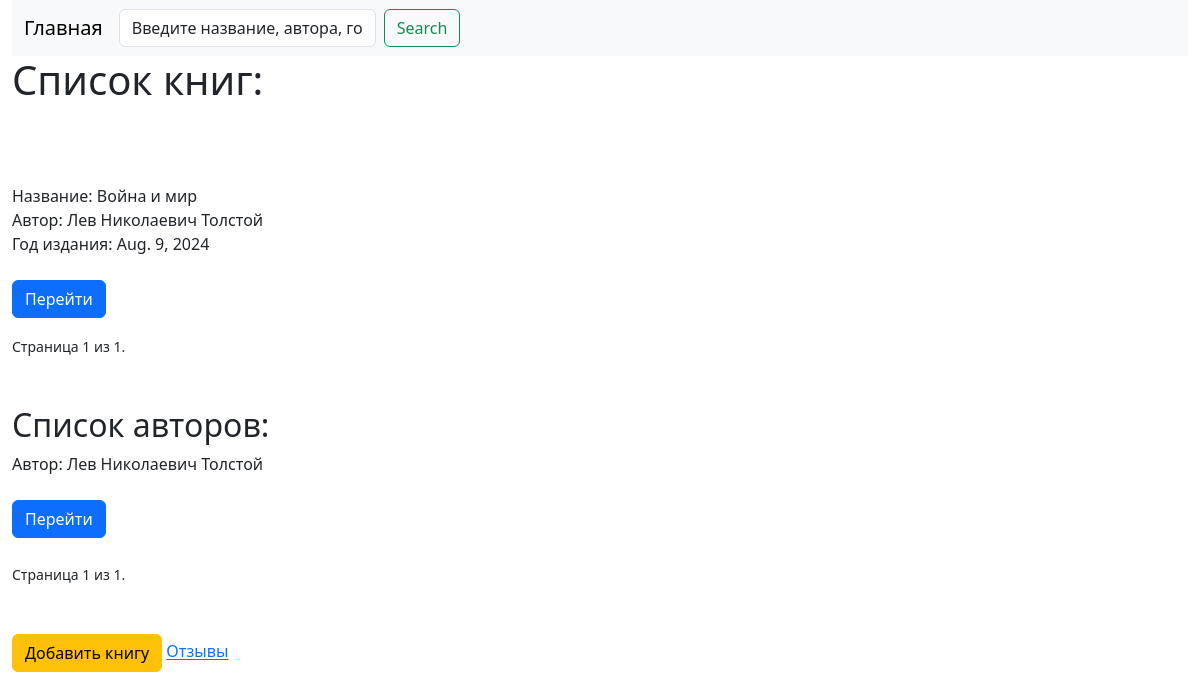
The app's page /, older data.
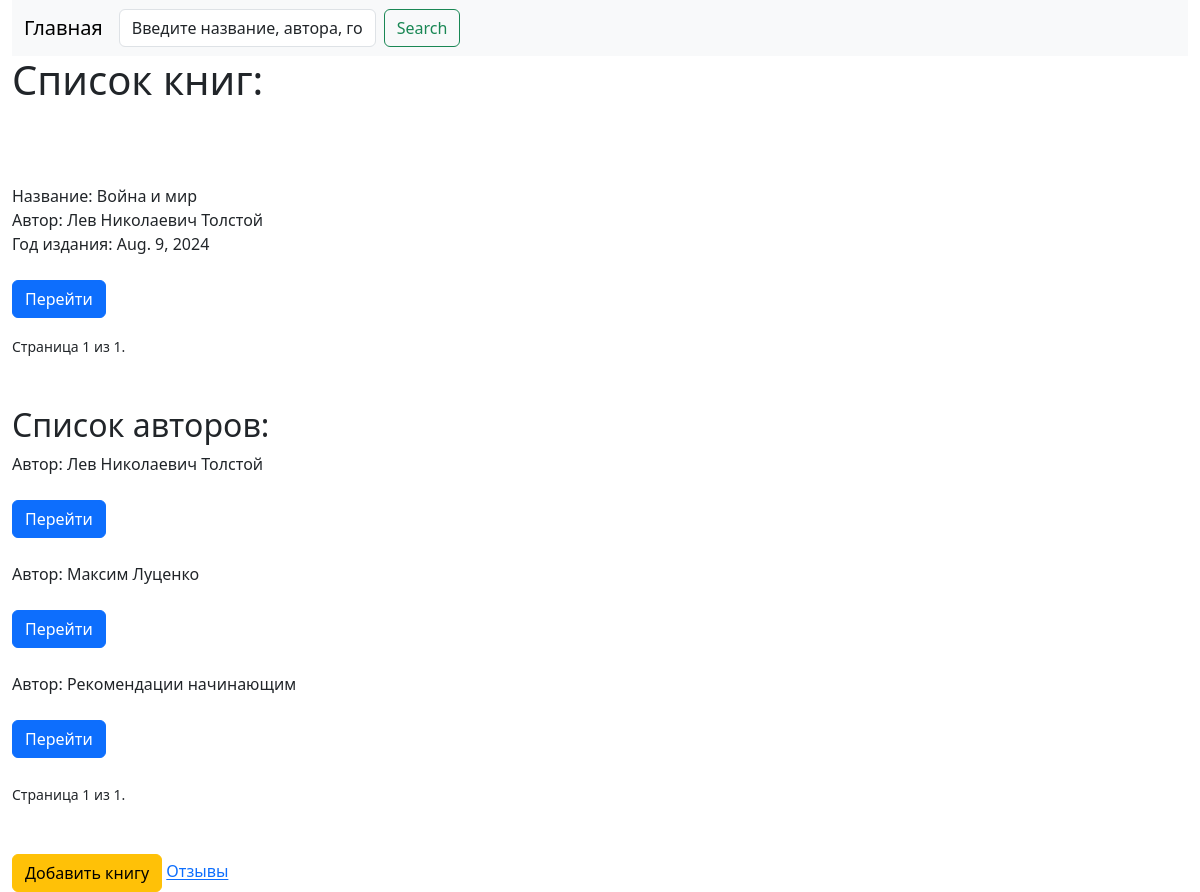
The same page, newer data.
### main/models.py (models this page shows, shortened)
class Book(models.Model):
    title = models.CharField(max_length=255)
    author = models.ForeignKey(Author, on_delete=models.CASCADE)
    desc = models.TextField()
    public_year = models.DateField()
    file = models.FileField()

class Author(models.Model):
    name = models.CharField(max_length=255)
    bio = models.TextField()
    def __str__(self):
        return self.name

### main/views.py (the view)
# urls.py: 2. Add a URL to urlpatterns:  path('', views.home, name='home')
def home(req):
    author = Author.objects.all()
    book = Book.objects.all()
    paginator1 = Paginator(author, 15)
    paginator2 = Paginator(book, 10)
    page1 = req.GET.get('page1')
    page2 = req.GET.get('page2')
    authors = paginator1.get_page(page1)
    books = paginator2.get_page(page2)
    return render(req, 'index.html', {'authors': authors, 'book': books})

### templates/index.html (shortened to what this page needs)
{% extends 'layout.html' %}
{% block head %}
<h1>Список книг: </h1>
{% endblock %}
{% block content %}
{% for i in book %}
<br><p>
Название: {{ i.title }}<br>
Автор: {{ i.author }}<br>
Год издания: {{ i.public_year }}<br><br>
<a href="{% url 'book' i.id %}" class="btn btn-primary">Перейти</a></p>
{% endfor %}
<div>
    <span class="step-links">
    <span class="current">
        <small>Страница {{ book.number }} из {{ book.paginator.num_pages }}.</small>
    </span>
</span>
</div>
{% endblock %}
{% block foot %}
<h2>Список авторов:</h2>
{% for i in authors %}
Автор: {{ i.name }}<br><br>
<a href="{% url 'author' i.id %}" class="btn btn-primary">Перейти</a><br><br>
{% endfor %}<div>
    <span class="step-links">
    <span class="current">
        <small>Страница {{ authors.number }} из {{ authors.paginator.num_pages }}.</small>
    </span>
</span>
</div><br><br><a href="{% url 'add_book' %}" class="btn btn-warning">Добавить книгу</a>
<a href="{% url 'review' %}">Отзывы</a>
{% endblock %}

Row changes from the older to the newer data that the page shows:
added Author: name "Максим Луценко"
added Author: name "Рекомендации начинающим"
